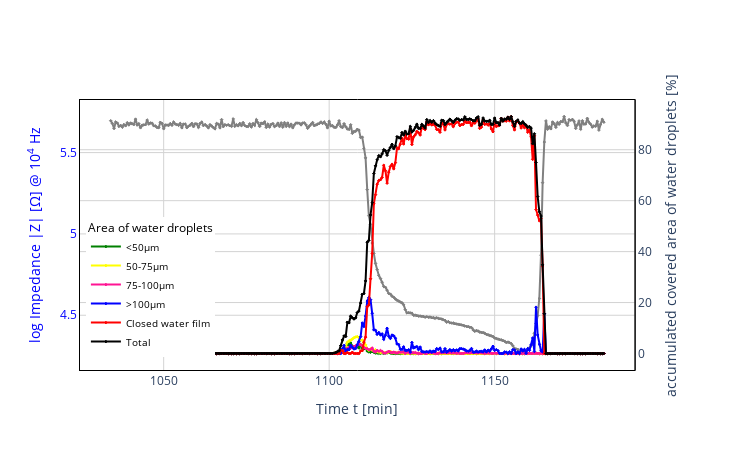

Here is the notebook cell this chart was saved with:
### Markdown cell above
### new method for p32nsrc 10th cycle ground truth

### Code cell
from utils import data_viz
df = pd.read_excel(r"C:\Users\HAU4SI\Desktop\project\demo_data\p32nsrc\table\waterdroplet_stats2068-2366.xlsx")
fig = data_viz.plot_ewdata(df, metatitle=None)
fig.show()

### Figure 1 — Plotly figure (JSON) as saved in the notebook; plotly's stock layout.template omitted (floating-point values rounded to 4 significant figures; data arrays with more than 128 entries replaced by an {"elided": "..."} marker saying what was removed)
{"data": [{"marker": {"color": "gray", "line": {"color": "gray", "width": 1}, "size": 2, "symbol": "diamond"}, "mode": "lines+markers", "name": "log Impedance |Z|", "showlegend": false, "type": "scatter", "x": {"elided": "299 float values"}, "xaxis": "x", "y": {"elided": "299 float values"}, "yaxis": "y"}, {"marker": {"color": "green", "line": {"color": "green", "width": 1}, "size": 2, "symbol": "diamond"}, "mode": "lines+markers", "name": "<50µm", "type": "scatter", "x": {"elided": "299 float values"}, "xaxis": "x", "y": {"elided": "299 float values"}, "yaxis": "y2"}, {"marker": {"color": "yellow", "line": {"color": "yellow", "width": 1}, "size": 2, "symbol": "diamond"}, "mode": "lines+markers", "name": "50-75µm", "type": "scatter", "x": {"elided": "299 float values"}, "xaxis": "x", "y": {"elided": "299 float values"}, "yaxis": "y2"}, {"marker": {"color": "deeppink", "line": {"color": "deeppink", "width": 1}, "size": 2, "symbol": "diamond"}, "mode": "lines+markers", "name": "75-100µm", "type": "scatter", "x": {"elided": "299 float values"}, "xaxis": "x", "y": {"elided": "299 float values"}, "yaxis": "y2"}, {"marker": {"color": "blue", "line": {"color": "blue", "width": 1}, "size": 2, "symbol": "diamond"}, "mode": "lines+markers", "name": ">100µm", "type": "scatter", "x": {"elided": "299 float values"}, "xaxis": "x", "y": {"elided": "299 float values"}, "yaxis": "y2"}, {"marker": {"color": "red", "line": {"color": "red", "width": 1}, "size": 2, "symbol": "diamond"}, "mode": "lines+markers", "name": "Closed water film", "type": "scatter", "x": {"elided": "299 float values"}, "xaxis": "x", "y": {"elided": "299 float values"}, "yaxis": "y2"}, {"marker": {"color": "black", "line": {"color": "black", "width": 1}, "size": 2, "symbol": "diamond"}, "mode": "lines+markers", "name": "Total", "type": "scatter", "x": {"elided": "299 float values"}, "xaxis": "x", "y": {"elided": "299 float values"}, "yaxis": "y2"}], "layout": {"height": 450, "legend": {"font": {"color": "black", "size": 10}, "title": {"text": "Area of water droplets"}, "x": 0.01, "xanchor": "left", "y": 0.05, "yanchor": "bottom"}, "paper_bgcolor": "rgba(255,255,255,255)", "plot_bgcolor": "rgba(255,255,255,255)", "title": {"font": {"size": 24}, "x": 0.5, "xanchor": "center", "y": 0.85, "yanchor": "top"}, "width": 750, "xaxis": {"anchor": "y", "domain": [0, 0.94], "gridcolor": "lightgray", "linecolor": "black", "linewidth": 1, "mirror": true, "showline": true, "title": {"text": "Time t [min]"}, "zeroline": false}, "yaxis": {"anchor": "x", "domain": [0, 1], "dtick": 0.5, "gridcolor": "lightgray", "linecolor": "black", "linewidth": 1, "mirror": true, "showline": true, "tickfont": {"color": "blue"}, "title": {"font": {"color": "blue"}, "text": "log Impedance |Z| [Ω] @ 10<sup>4</sup> Hz"}}, "yaxis2": {"anchor": "x", "gridcolor": "lightgray", "linecolor": "black", "linewidth": 1, "mirror": true, "overlaying": "y", "showline": true, "side": "right", "title": {"text": "accumulated covered area of water droplets [%]"}}}}
